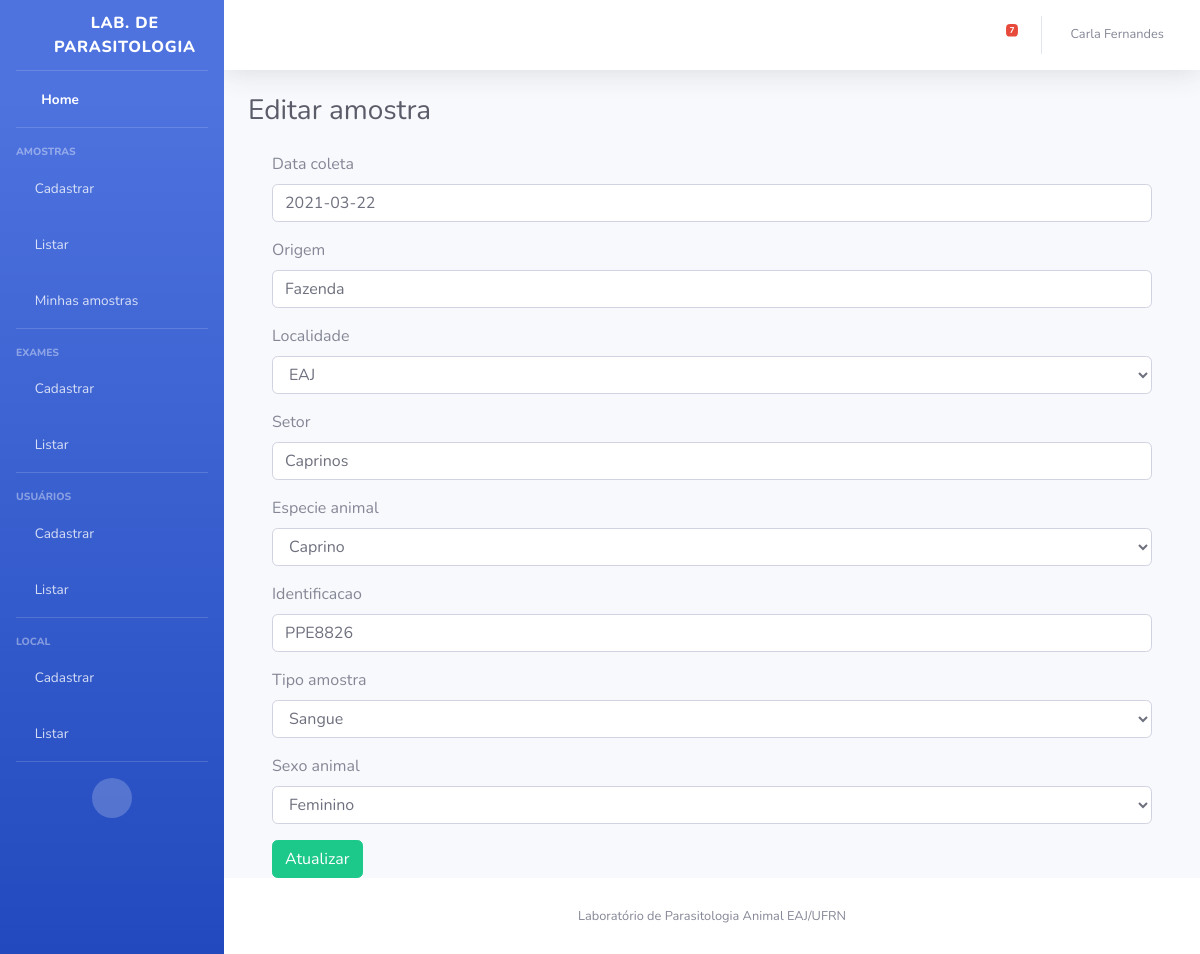
/editar/10?next=/ (signed in), run on the app's committed database.
### Amostra/models.py (models this page shows, shortened)
class Amostra(models.Model):
    identificacao = models.CharField(max_length=10)
    origem = models.CharField(max_length=200)
    responsavel = models.ForeignKey(User, on_delete=models.CASCADE, null = True, related_name='amostras')
    localidade = models.ForeignKey(Local, on_delete=models.CASCADE, null = True, related_name='local')
    setor = models.CharField(max_length=200)
    data_coleta = models.DateField(default=date.today)
    tipo_amostra = models.CharField(max_length=2, choices=TIPOS_AMOSTRA, default='OU')
    especie_animal = models.CharField(max_length=2, choices=ESPECIES_ANIMAIS,default='OU')
    sexo_animal = models.CharField(max_length=1, choices=SEXO, default='I')
    status = models.BooleanField(default=True)
    exames = models.ManyToManyField(Exame, through='RealizacaoExame')
    created_at = models.DateField(default=date.today, null=True, blank=True)
    class Meta:
        ordering = ['-data_coleta','origem','localidade','setor','especie_animal','identificacao','tipo_amostra']

### Amostra/views.py (the view, shortened to what this page needs)
# urls.py: path('editar/<int:pk>', views.EditarAmostra.as_view(), name='editar'),
class EditarAmostra(LoginRequiredMixin, generic.UpdateView):
    model = Amostra
    form_class = amostraForm
    template_name = 'Amostra/amostra_update_form.html'

### Amostra/forms.py (shortened to what this page needs)
class amostraForm(forms.ModelForm):
    class Meta():
        model = Amostra
        fields=('data_coleta', 'origem', 'localidade','setor','especie_animal', 'identificacao', 'tipo_amostra','sexo_animal')

### Amostra/context_processors.py (called while the page is built)
def amostras_pendentes(request):
    if (request.user.is_authenticated):
        amostras = Amostra.objects.filter(
            responsavel=request.user, status=True,
            data_coleta__lte = date.today()- timedelta(days=10))
    else:
        amostras = Amostra.objects.filter(
            status=True,
            data_coleta__lte = date.today()- timedelta(days=10))
    return {
        'amostras_pendentes_count': amostras.count(),
        'amostras_pendentes': amostras.order_by('data_coleta')
    }

### Local/models.py (called while the page is built)
    def __str__(self):
        return self.nome

### templates/Amostra/amostra_update_form.html (shortened to what this page needs)
{% extends "base.html" %}
{% load bootstrap4 %}
{% block titulo %}
Editar amostra
{% endblock %}
{% block content %}
    <div class="container">
        <form method="post">
          {% bootstrap_form form %}
          <input type="submit" class="btn btn-success" name="" value="Atualizar" >
        </form>
      </div>
{% endblock %}

### templates/base.html (shortened to what this page needs)
<!DOCTYPE html>
<html lang="en">
{% load static %}
<head>
  <link href="{% static 'vendor/fontawesome-free/css/all.min.css' %}" rel="stylesheet" type="text/css">
  <link rel="stylesheet" type="text/css" href="{% static 'css/sb-admin-2.css' %}" />
</head>
<body id="page-top">
  <div id="wrapper">
     {% if user.is_authenticated %}
    <ul class="navbar-nav bg-gradient-primary sidebar sidebar-dark accordion" id="accordionSidebar">
      <a class="sidebar-brand d-flex align-items-center justify-content-center" href="{% url 'home:home' %}">
        <div class="sidebar-brand-icon rotate-n-15">
          <i class="fas fa-microscope"></i>
        </div>
        <div class="sidebar-brand-text mx-3">Lab. de Parasitologia</div>
      </a>
      <hr class="sidebar-divider my-0">
      <li class="nav-item active">
        <a class="nav-link" href="{% url 'amostra:home' %}">
          <i class="fas fa-fw fa-tachometer-alt"></i>
          <span>Home</span></a>
      </li>
      <hr class="sidebar-divider">
      <div class="sidebar-heading">
        Amostras
      </div>
      <li class="nav-item">
        <a class="nav-link collapsed" href="{% url 'amostra:adicionar' %}">
          <i class="fas fa-plus"></i>
          <span>Cadastrar</span>
        </a>
      </li>
      <li class="nav-item">
        <a class="nav-link collapsed" href="{% url 'amostra:listar' %}">
          <i class="fas fa-vials"></i>
          <span>Listar</span>
        </a>
      </li>
      <li class="nav-item">
        <a class="nav-link collapsed" href="{% url 'amostra:listarAmostraUser' pk=user.pk %}">
          <i class="fas fa-vial"></i>
          <span>Minhas amostras</span>
        </a>
      </li>
      <hr class="sidebar-divider">
      <div class="sidebar-heading">
        Exames
      </div>
      {% if user.is_superuser %}
      <li class="nav-item">
        <a class="nav-link collapsed" href="{% url 'exame:cadastrar' %}">
          <i class="fas fa-plus"></i>
          <span>Cadastrar</span>
        </a>
      </li>
      <li class="nav-item">
        <a class="nav-link collapsed" href="{% url 'exame:ListarExame' %}">
          <i class="fas fa-clipboard-list"></i>
          <span>Listar</span>
        </a>
      </li>
       <hr class="sidebar-divider">
       <div class="sidebar-heading">
        Usuários
      </div>
      <li class="nav-item">
        <a class="nav-link collapsed" href="{% url 'usuario:cadastrar' %}">
          <i class="fas fa-plus"></i>
          <span>Cadastrar</span>
        </a>
      </li>
      <li class="nav-item">
        <a class="nav-link collapsed" href="{% url 'usuario:listar' %}">
          <i class="fas fa-users"></i>
          <span>Listar</span>
        </a>
      </li>
       <hr class="sidebar-divider">
      <div class="sidebar-heading">
        Local
      </div>
      <li class="nav-item">
        <a class="nav-link collapsed" href="{% url 'local:cadastrarLocal' %}">
          <i class="fas fa-plus"></i>
          <span>Cadastrar</span>
        </a>
      </li>
      <li class="nav-item">
        <a class="nav-link collapsed" href="{% url 'local:listarLocal' %}">
          <i class="fa fa-clipboard-list"></i>
          <span>Listar</span>
        </a>
      </li>
      {% endif %}
      <hr class="sidebar-divider d-none d-md-block">
      <div class="text-center d-none d-md-inline">
        <button class="rounded-circle border-0" id="sidebarToggle"></button>
      </div>
    </ul>
    <div id="content-wrapper" class="d-flex flex-column">
      <div id="content">
        <nav class="navbar navbar-expand navbar-light bg-white topbar mb-4 static-top shadow">
          <ul class="navbar-nav ml-auto">
            <li class="nav-item dropdown no-arrow mx-1">
              <a class="nav-link dropdown-toggle" href="#" id="alertsDropdown" role="button" data-toggle="dropdown" aria-haspopup="true" aria-expanded="false">
                <i class="fas fa-bell fa-fw"></i>
                <span class="badge badge-danger badge-counter">{{ amostras_pendentes_count }}</span>
              </a>
            </li>
            <li class="nav-item dropdown no-arrow">
              <a class="nav-link dropdown-toggle" href="#" id="userDropdown" role="button" data-toggle="dropdown" aria-haspopup="true" aria-expanded="false">
                <span class="mr-2 d-none d-lg-inline text-gray-600 small">{{user.first_name}} {{user.last_name}}</span>
              </a>
            </li>
          </ul>
        </nav>
        {% endif %}
        <div class="container-fluid">
          <div class="d-sm-flex align-items-center justify-content-between mb-4">
            <h1 class="h3 mb-0 text-gray-800">
              {% block titulo %}
              {% endblock %}
            </h1>
          </div>
          {% block content %}{% endblock %}
        </div>
      </div>
      <footer class="sticky-footer bg-white">
        <div class="container my-auto">
          <div class="copyright text-center my-auto">
            <span> Laboratório de Parasitologia Animal EAJ/UFRN</span>
          </div>
        </div>
      </footer>
    </div>
  </div>
</body>
</html>

### data on the page
Amostra: data_coleta "2021-03-22", origem "Fazenda", localidade "EAJ", setor "Caprinos", especie_animal "Caprino", identificacao "PPE8826", tipo_amostra "Sangue", sexo_animal "Feminino"

### other printed values
{{ amostras_pendentes_count }} "7"
{{ user.first_name }} "Carla"
{{ user.last_name }} "Fernandes"
